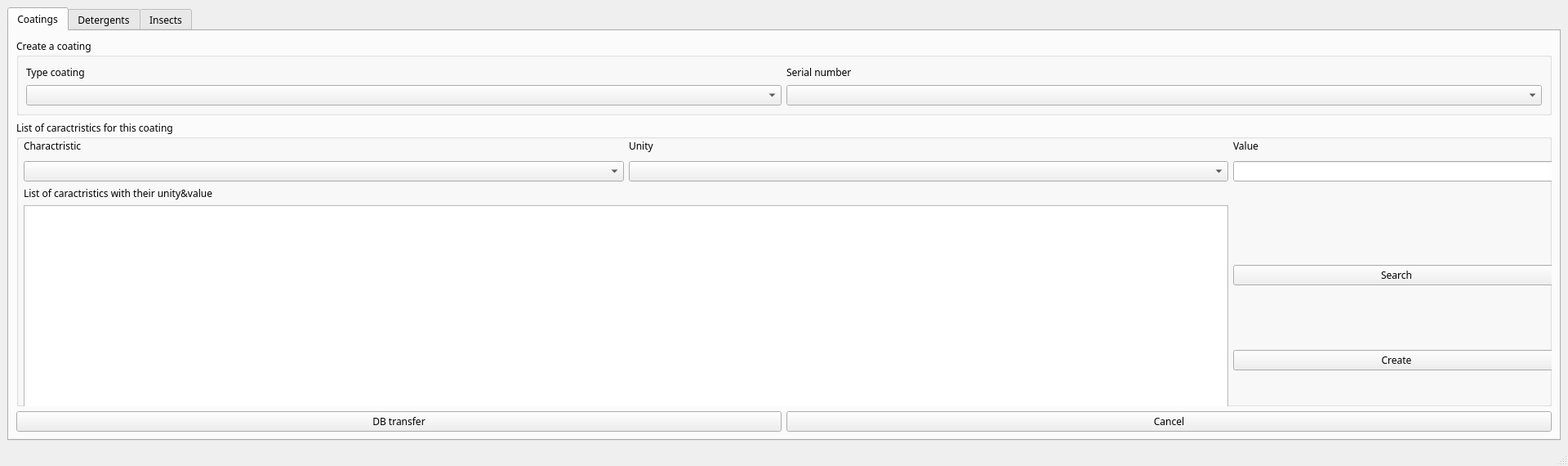
<?xml version="1.0" encoding="UTF-8"?>
<ui version="4.0">
 <class>MainWindow</class>
 <widget class="QMainWindow" name="MainWindow">
  <property name="geometry">
   <rect>
    <x>0</x>
    <y>0</y>
    <width>1920</width>
    <height>556</height>
   </rect>
  </property>
  <property name="windowTitle">
   <string>Items to be tested</string>
  </property>
  <widget class="QWidget" name="centralwidget">
   <layout class="QVBoxLayout" name="verticalLayout">
    <item>
     <widget class="QTabWidget" name="tabWidget">
      <property name="font">
       <font>
        <family>Tw Cen MT</family>
       </font>
      </property>
      <property name="currentIndex">
       <number>0</number>
      </property>
      <widget class="QWidget" name="tab_3">
       <attribute name="title">
        <string>Coatings</string>
       </attribute>
       <layout class="QVBoxLayout" name="verticalLayout_2">
        <item>
         <layout class="QGridLayout" name="gridLayout_4">
          <item row="3" column="0">
           <widget class="QPushButton" name="pushButton_12">
            <property name="text">
             <string>DB transfer</string>
            </property>
           </widget>
          </item>
          <item row="3" column="1">
           <widget class="QPushButton" name="pushButton_13">
            <property name="text">
             <string>Cancel</string>
            </property>
           </widget>
          </item>
          <item row="0" column="0" colspan="2">
           <widget class="QGroupBox" name="groupBox_14">
            <property name="title">
             <string>Create a coating</string>
            </property>
            <layout class="QGridLayout" name="gridLayout">
             <item row="0" column="0">
              <widget class="QLabel" name="label_22">
               <property name="maximumSize">
                <size>
                 <width>16777215</width>
                 <height>50</height>
                </size>
               </property>
               <property name="text">
                <string>Type coating</string>
               </property>
              </widget>
             </item>
             <item row="0" column="1">
              <widget class="QLabel" name="label_23">
               <property name="maximumSize">
                <size>
                 <width>16777215</width>
                 <height>25</height>
                </size>
               </property>
               <property name="text">
                <string>Serial number</string>
               </property>
              </widget>
             </item>
             <item row="1" column="0">
              <widget class="QComboBox" name="comboBox_11"/>
             </item>
             <item row="1" column="1">
              <widget class="QComboBox" name="comboBox_12"/>
             </item>
            </layout>
           </widget>
          </item>
          <item row="1" column="0" colspan="2">
           <widget class="QGroupBox" name="groupBox_15">
            <property name="minimumSize">
             <size>
              <width>0</width>
              <height>350</height>
             </size>
            </property>
            <property name="title">
             <string>List of caractristics for this coating</string>
            </property>
            <widget class="QWidget" name="gridLayoutWidget_10">
             <property name="geometry">
              <rect>
               <x>9</x>
               <y>19</y>
               <width>1881</width>
               <height>361</height>
              </rect>
             </property>
             <layout class="QGridLayout" name="gridLayout_13">
              <item row="1" column="1">
               <widget class="QComboBox" name="comboBox_13"/>
              </item>
              <item row="0" column="1">
               <widget class="QLabel" name="label_25">
                <property name="minimumSize">
                 <size>
                  <width>0</width>
                  <height>25</height>
                 </size>
                </property>
                <property name="text">
                 <string>Unity</string>
                </property>
               </widget>
              </item>
              <item row="3" column="0" colspan="2">
               <widget class="QTableWidget" name="tableWidget_4"/>
              </item>
              <item row="0" column="0">
               <widget class="QLabel" name="label_26">
                <property name="minimumSize">
                 <size>
                  <width>0</width>
                  <height>25</height>
                 </size>
                </property>
                <property name="text">
                 <string>Charactristic</string>
                </property>
               </widget>
              </item>
              <item row="0" column="2">
               <widget class="QLabel" name="label_27">
                <property name="text">
                 <string>Value</string>
                </property>
               </widget>
              </item>
              <item row="1" column="0">
               <widget class="QComboBox" name="comboBox_14"/>
              </item>
              <item row="3" column="2">
               <layout class="QGridLayout" name="gridLayout_14">
                <item row="0" column="0">
                 <widget class="QPushButton" name="pushButton_14">
                  <property name="text">
                   <string>Search</string>
                  </property>
                 </widget>
                </item>
                <item row="1" column="0">
                 <widget class="QPushButton" name="pushButton_15">
                  <property name="text">
                   <string>Create</string>
                  </property>
                 </widget>
                </item>
               </layout>
              </item>
              <item row="1" column="2">
               <widget class="QLineEdit" name="lineEdit_8">
                <property name="maximumSize">
                 <size>
                  <width>400</width>
                  <height>16777215</height>
                 </size>
                </property>
               </widget>
              </item>
              <item row="2" column="0" colspan="3">
               <widget class="QLabel" name="label_24">
                <property name="text">
                 <string>List of caractristics with their unity&amp;value</string>
                </property>
               </widget>
              </item>
             </layout>
            </widget>
           </widget>
          </item>
         </layout>
        </item>
       </layout>
      </widget>
      <widget class="QWidget" name="tab_4">
       <attribute name="title">
        <string>Detergents</string>
       </attribute>
       <widget class="QWidget" name="gridLayoutWidget_2">
        <property name="geometry">
         <rect>
          <x>20</x>
          <y>10</y>
          <width>1921</width>
          <height>881</height>
         </rect>
        </property>
        <layout class="QGridLayout" name="gridLayout_3">
         <item row="3" column="0">
          <widget class="QPushButton" name="pushButton_5">
           <property name="text">
            <string>DB transfer</string>
           </property>
          </widget>
         </item>
         <item row="3" column="1">
          <widget class="QPushButton" name="pushButton_6">
           <property name="text">
            <string>Cancel</string>
           </property>
          </widget>
         </item>
         <item row="0" column="0" colspan="2">
          <widget class="QGroupBox" name="groupBox_12">
           <property name="title">
            <string>Create a detergent</string>
           </property>
           <widget class="QWidget" name="gridLayoutWidget_4">
            <property name="geometry">
             <rect>
              <x>9</x>
              <y>19</y>
              <width>1901</width>
              <height>811</height>
             </rect>
            </property>
            <layout class="QGridLayout" name="gridLayout_5">
             <item row="0" column="0">
              <widget class="QLabel" name="label_7">
               <property name="maximumSize">
                <size>
                 <width>16777215</width>
                 <height>50</height>
                </size>
               </property>
               <property name="text">
                <string>Detergent name</string>
               </property>
              </widget>
             </item>
             <item row="1" column="0">
              <widget class="QComboBox" name="comboBox_5"/>
             </item>
             <item row="1" column="1">
              <widget class="QComboBox" name="comboBox_6"/>
             </item>
             <item row="0" column="1">
              <widget class="QLabel" name="label_8">
               <property name="maximumSize">
                <size>
                 <width>16777215</width>
                 <height>25</height>
                </size>
               </property>
               <property name="text">
                <string>Detergent variant</string>
               </property>
              </widget>
             </item>
             <item row="2" column="0" colspan="2">
              <widget class="QGroupBox" name="groupBox_13">
               <property name="title">
                <string>List of caractristics for this detergent</string>
               </property>
               <widget class="QWidget" name="gridLayoutWidget_6">
                <property name="geometry">
                 <rect>
                  <x>9</x>
                  <y>19</y>
                  <width>1881</width>
                  <height>361</height>
                 </rect>
                </property>
                <layout class="QGridLayout" name="gridLayout_6">
                 <item row="2" column="0" colspan="2">
                  <widget class="QLabel" name="label_9">
                   <property name="text">
                    <string>List of caractristics with their unity&amp;value</string>
                   </property>
                  </widget>
                 </item>
                 <item row="1" column="1">
                  <widget class="QComboBox" name="comboBox_7"/>
                 </item>
                 <item row="0" column="1">
                  <widget class="QLabel" name="label_10">
                   <property name="minimumSize">
                    <size>
                     <width>0</width>
                     <height>25</height>
                    </size>
                   </property>
                   <property name="text">
                    <string>Unity</string>
                   </property>
                  </widget>
                 </item>
                 <item row="3" column="0" colspan="2">
                  <widget class="QTableWidget" name="tableWidget_2"/>
                 </item>
                 <item row="0" column="0">
                  <widget class="QLabel" name="label_11">
                   <property name="minimumSize">
                    <size>
                     <width>0</width>
                     <height>25</height>
                    </size>
                   </property>
                   <property name="text">
                    <string>Charactristic</string>
                   </property>
                  </widget>
                 </item>
                 <item row="0" column="2">
                  <widget class="QLabel" name="label_12">
                   <property name="text">
                    <string>Value</string>
                   </property>
                  </widget>
                 </item>
                 <item row="1" column="0">
                  <widget class="QComboBox" name="comboBox_8"/>
                 </item>
                 <item row="3" column="2">
                  <layout class="QGridLayout" name="gridLayout_8">
                   <item row="0" column="0">
                    <widget class="QPushButton" name="pushButton_7">
                     <property name="text">
                      <string>Search</string>
                     </property>
                    </widget>
                   </item>
                   <item row="1" column="0">
                    <widget class="QPushButton" name="pushButton_8">
                     <property name="text">
                      <string>Create</string>
                     </property>
                    </widget>
                   </item>
                  </layout>
                 </item>
                 <item row="1" column="2">
                  <widget class="QLineEdit" name="lineEdit_9">
                   <property name="maximumSize">
                    <size>
                     <width>400</width>
                     <height>16777215</height>
                    </size>
                   </property>
                  </widget>
                 </item>
                </layout>
               </widget>
              </widget>
             </item>
            </layout>
           </widget>
          </widget>
         </item>
        </layout>
       </widget>
      </widget>
      <widget class="QWidget" name="tab">
       <attribute name="title">
        <string>Insects</string>
       </attribute>
       <widget class="QWidget" name="gridLayoutWidget_7">
        <property name="geometry">
         <rect>
          <x>20</x>
          <y>10</y>
          <width>1831</width>
          <height>861</height>
         </rect>
        </property>
        <layout class="QGridLayout" name="gridLayout_9">
         <item row="1" column="0">
          <widget class="QPushButton" name="pushButton_9">
           <property name="text">
            <string>Cancel</string>
           </property>
          </widget>
         </item>
         <item row="1" column="1">
          <widget class="QPushButton" name="pushButton_10">
           <property name="text">
            <string>DB transfer</string>
           </property>
          </widget>
         </item>
         <item row="0" column="0" colspan="2">
          <widget class="QGroupBox" name="groupBox">
           <property name="title">
            <string>Insects</string>
           </property>
           <widget class="QWidget" name="gridLayoutWidget_8">
            <property name="geometry">
             <rect>
              <x>30</x>
              <y>40</y>
              <width>1781</width>
              <height>561</height>
             </rect>
            </property>
            <layout class="QGridLayout" name="gridLayout_10">
             <item row="2" column="5">
              <widget class="QLineEdit" name="lineEdit_6"/>
             </item>
             <item row="2" column="1">
              <widget class="QLineEdit" name="lineEdit"/>
             </item>
             <item row="1" column="2">
              <widget class="QLabel" name="label_19">
               <property name="text">
                <string>Flight altitude min(m)</string>
               </property>
              </widget>
             </item>
             <item row="2" column="7">
              <widget class="QComboBox" name="comboBox_10">
               <property name="minimumSize">
                <size>
                 <width>200</width>
                 <height>0</height>
                </size>
               </property>
              </widget>
             </item>
             <item row="1" column="3">
              <widget class="QLabel" name="label_18">
               <property name="text">
                <string>Flight altitude max(m)</string>
               </property>
              </widget>
             </item>
             <item row="1" column="0">
              <widget class="QLabel" name="label_21">
               <property name="text">
                <string>Name of insect</string>
               </property>
              </widget>
             </item>
             <item row="1" column="4">
              <widget class="QLabel" name="label_16">
               <property name="text">
                <string>Length(mm)</string>
               </property>
              </widget>
             </item>
             <item row="3" column="0" colspan="9">
              <widget class="QLabel" name="label_13">
               <property name="text">
                <string>List of insects</string>
               </property>
              </widget>
             </item>
             <item row="2" column="4">
              <widget class="QLineEdit" name="lineEdit_5"/>
             </item>
             <item row="2" column="3">
              <widget class="QLineEdit" name="lineEdit_3"/>
             </item>
             <item row="1" column="7">
              <widget class="QLabel" name="label_14">
               <property name="text">
                <string>Hemolymphe</string>
               </property>
              </widget>
             </item>
             <item row="4" column="0" colspan="9">
              <widget class="QTableWidget" name="tableWidget_3"/>
             </item>
             <item row="1" column="5">
              <widget class="QLabel" name="label_15">
               <property name="text">
                <string>Width</string>
               </property>
              </widget>
             </item>
             <item row="2" column="2">
              <widget class="QLineEdit" name="lineEdit_2"/>
             </item>
             <item row="0" column="7">
              <layout class="QGridLayout" name="gridLayout_12"/>
             </item>
             <item row="2" column="6">
              <widget class="QLineEdit" name="lineEdit_7"/>
             </item>
             <item row="2" column="8">
              <widget class="QPushButton" name="pushButton_11">
               <property name="text">
                <string>Add</string>
               </property>
              </widget>
             </item>
             <item row="2" column="0">
              <widget class="QComboBox" name="comboBox_9">
               <property name="minimumSize">
                <size>
                 <width>200</width>
                 <height>0</height>
                </size>
               </property>
              </widget>
             </item>
             <item row="1" column="6">
              <widget class="QLabel" name="label_28">
               <property name="text">
                <string>Thickness(mm)</string>
               </property>
              </widget>
             </item>
             <item row="1" column="1">
              <widget class="QLabel" name="label_20">
               <property name="text">
                <string>Mass(g)</string>
               </property>
              </widget>
             </item>
            </layout>
           </widget>
          </widget>
         </item>
        </layout>
       </widget>
      </widget>
     </widget>
    </item>
   </layout>
  </widget>
  <widget class="QStatusBar" name="statusbar"/>
 </widget>
 <resources/>
 <connections/>
</ui>
